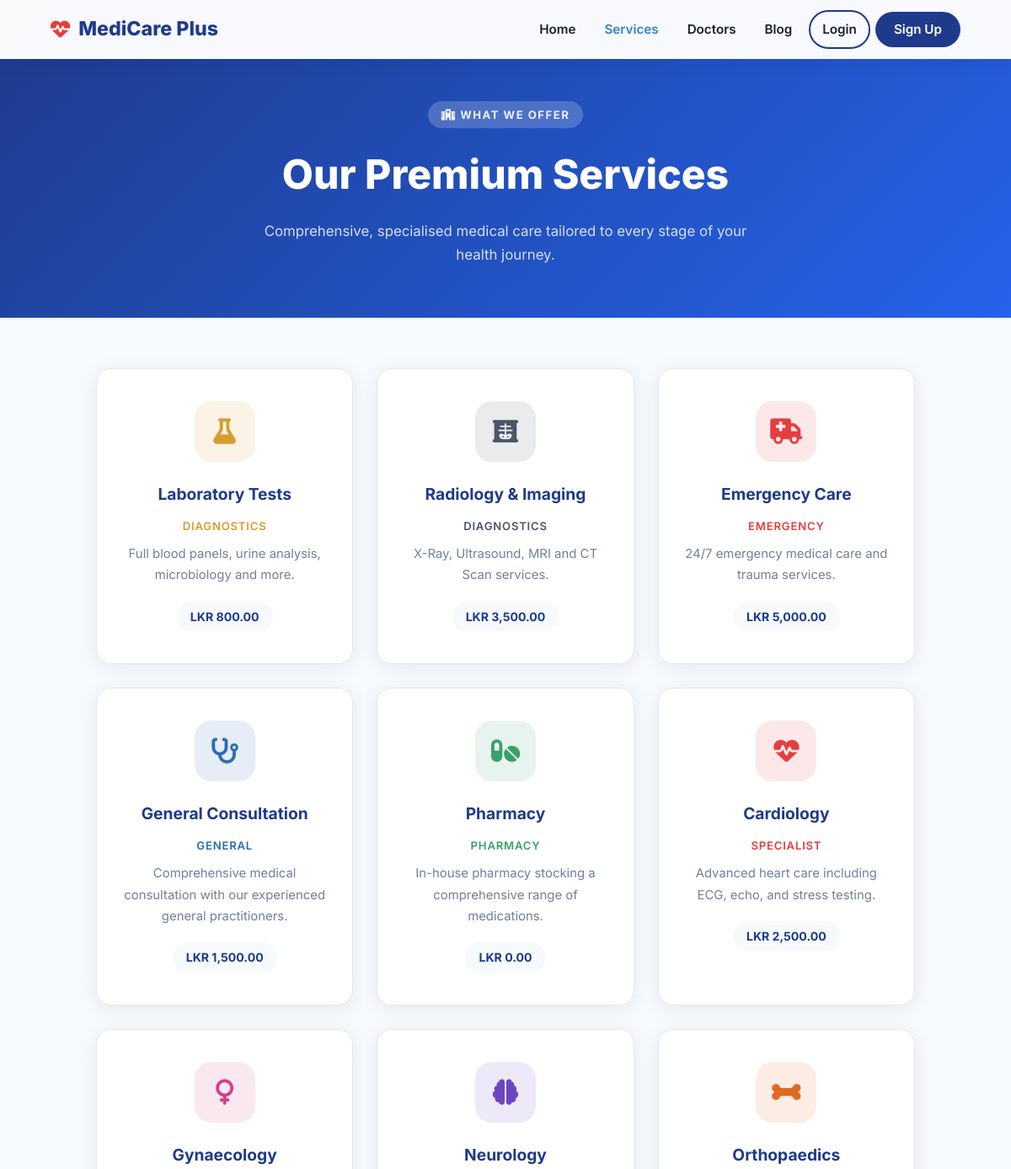
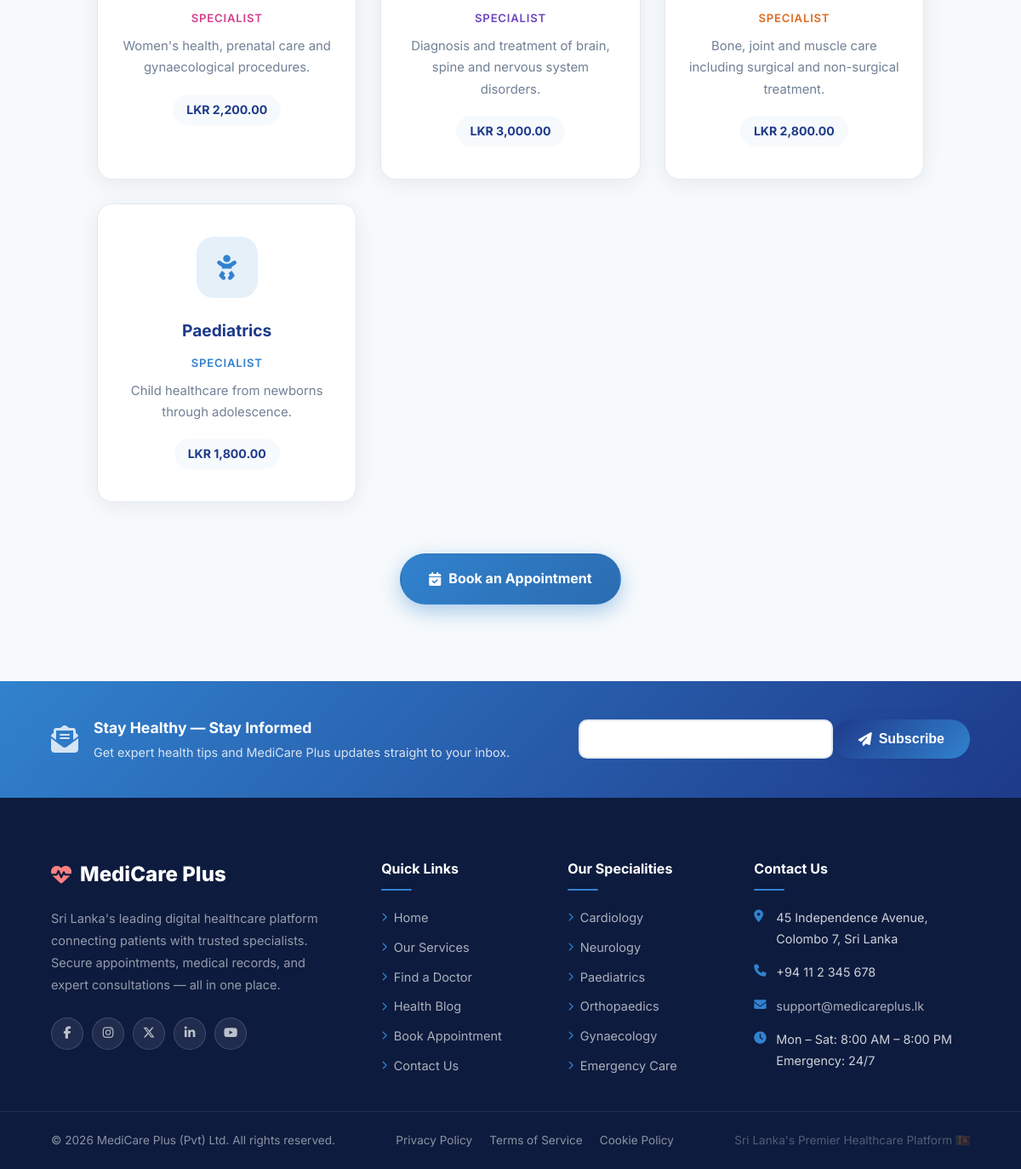
/services.php, run on the app's committed database (2 pictures, top to bottom).
### tables this page shows
CREATE TABLE IF NOT EXISTS `services` (
  `id`          INT UNSIGNED    NOT NULL AUTO_INCREMENT,
  `name`        VARCHAR(200)    NOT NULL,
  `category`    VARCHAR(100)    NOT NULL DEFAULT 'General',
  `description` TEXT            DEFAULT NULL,
  `price`       DECIMAL(10,2)   NOT NULL DEFAULT 0.00,
  `icon`        VARCHAR(100)    DEFAULT 'fa-notes-medical',
  `created_at`  TIMESTAMP       NOT NULL DEFAULT CURRENT_TIMESTAMP,
  PRIMARY KEY (`id`)
);

### services.php (the view, shortened to what this page needs)
<?php
include 'header.php';
$serviceIcons = [
    'Cardiology'    => ['fa-heart-pulse',    '#e53e3e'],
    'Neurology'     => ['fa-brain',          '#6b46c1'],
    'Paediatrics'   => ['fa-baby',           '#3182ce'],
    'General'       => ['fa-stethoscope',    '#2b6cb0'],
    'Laboratory'    => ['fa-flask',          '#d69e2e'],
    'Radiology'     => ['fa-x-ray',          '#4a5568'],
    'Pharmacy'      => ['fa-pills',          '#38a169'],
    'Emergency'     => ['fa-truck-medical',  '#e53e3e'],
    'Gynaecology'   => ['fa-venus',          '#d53f8c'],
    'Orthopaedics'  => ['fa-bone',           '#dd6b20'],
];
$services = [];
if (isset($conn) && $conn) {
    try {
        $r = $conn->query("SELECT * FROM services ORDER BY category, name");
        if ($r) $services = $r->fetch_all(MYSQLI_ASSOC);
    } catch (Exception $e) {}
}
?>
<div class="page-hero" data-aos="fade-up">
    <span class="section-tag light"><i class="fas fa-hospital"></i> What We Offer</span>
    <h1>Our Premium Services</h1>
    <p>Comprehensive, specialised medical care tailored to every stage of your health journey.</p>
</div>
<div class="home-section" style="padding-top:60px;">
<?php if (empty($services)): ?>
    <div style="text-align:center;padding:60px;background:#fff;border-radius:18px;box-shadow:var(--card-shadow);">
        <i class="fas fa-database" style="font-size:3rem;color:var(--text-muted);opacity:.4;display:block;margin-bottom:16px;"></i>
        <h3 style="color:var(--text-muted);">No services found.</h3>
        <p style="color:var(--text-muted);margin-top:8px;">Please import <code>medicare_databs.sql</code> in phpMyAdmin.</p>
    </div>
<?php else: ?>
    <div class="services-grid">
        <?php $delay=0; foreach ($services as $svc):
            $matched = null;
            foreach ($serviceIcons as $k => $v) {
                if (stripos($svc['name'],$k)!==false || stripos($svc['category'],$k)!==false) { $matched=$v; break; }
            }
            $icon  = $matched ? $matched[0] : ($svc['icon'] ?? 'fa-notes-medical');
            $color = $matched ? $matched[1] : '#3182ce';
            $delay = ($delay >= 500) ? 0 : $delay + 80;
        ?>
        <div class="svc-card" style="--ic:<?= $color ?>" data-aos="fade-up" data-aos-delay="<?= $delay ?>">
            <div class="svc-icon"><i class="fas <?= $icon ?>"></i></div>
            <h4><?= htmlspecialchars($svc['name']) ?></h4>
            <p class="svc-category" style="color:<?= $color ?>;font-weight:600;font-size:.82rem;text-transform:uppercase;letter-spacing:.8px;margin-bottom:10px;">
                <?= htmlspecialchars($svc['category'] ?? 'General') ?>
            </p>
            <p><?= htmlspecialchars($svc['description'] ?? '') ?></p>
            <div class="svc-fee">LKR <?= number_format($svc['price'] ?? 0, 2) ?></div>
        </div>
        <?php endforeach; ?>
    </div>
<?php endif; ?>
    <div class="section-cta" data-aos="zoom-in" style="margin-top:60px;">
        <a href="book_appointment.php" class="btn-hero-primary"><i class="fas fa-calendar-check"></i> Book an Appointment</a>
    </div>
</div>
<link href="https://unpkg.com/aos@2.3.1/dist/aos.css" rel="stylesheet">
<?php include 'footer.php'; ?>

### assets/css/HomeStyles.css (style rules this page uses)
:root { --primary-dark: #1e3a8a; --secondary-blue: #3182ce; --accent-green: #38a169; --accent-red: #e53e3e; --text-dark: #1a202c; --text-muted: #718096; --soft-bg: #f7fafc; --border: #e2e8f0; --card-shadow: 0 4px 24px rgba(0,0,0,0.07); --hover-shadow: 0 16px 48px rgba(0,0,0,0.13); --radius: 18px; --transition: 0.35s cubic-bezier(.4,0,.2,1); --footer-dark: #0d1b3e; --footer-mid: #122458; }
*, *::before, *::after { box-sizing: border-box; margin: 0; padding: 0; }
html { scroll-behavior: smooth; }
body { font-family: 'Segoe UI', system-ui, -apple-system, sans-serif; background: #f7fafc; color: var(--text-dark); line-height: 1.7; overflow-x: hidden; }
a { text-decoration: none; color: inherit; }
.btn-hero-primary { display: inline-flex; align-items: center; gap: 9px; background: linear-gradient(135deg, #3182ce, #2b6cb0); color: #fff; padding: 14px 32px; border-radius: 50px; font-weight: 700; font-size: 1rem; box-shadow: 0 8px 24px rgba(49,130,206,.4); transition: all .3s; border: 2px solid transparent; }
.home-section { padding: 90px 5%; max-width: 1280px; margin: 0 auto; }
.section-tag { display: inline-block; background: #ebf8ff; color: var(--secondary-blue); font-size: .82rem; font-weight: 700; text-transform: uppercase; letter-spacing: 1.5px; padding: 5px 16px; border-radius: 50px; margin-bottom: 14px; }
.section-tag.light { background: rgba(255,255,255,.2); color: rgba(255,255,255,.9); }
.section-cta { text-align: center; margin-top: 48px; }
.services-grid { display: grid; grid-template-columns: repeat(auto-fit, minmax(290px,1fr)); gap: 28px; max-width: 1200px; margin: 0 auto; padding: 0 5%; }
.svc-card { background: #fff; border-radius: var(--radius); padding: 38px 28px; text-align: center; box-shadow: var(--card-shadow); border: 1px solid var(--border); transition: all var(--transition); position: relative; overflow: hidden; }
.svc-card::before { content: ''; position: absolute; top: 0; left: 0; right: 0; height: 4px; background: var(--ic, var(--secondary-blue)); border-radius: var(--radius) var(--radius) 0 0; transform: scaleX(0); transform-origin: left; transition: transform .4s; }
.svc-icon { width: 72px; height: 72px; border-radius: 20px; margin: 0 auto 22px; display: flex; align-items: center; justify-content: center; background: color-mix(in srgb, var(--ic) 12%, white); font-size: 1.9rem; color: var(--ic); transition: transform .3s; }
.svc-card h4 { font-size: 1.2rem; font-weight: 700; color: var(--primary-dark); margin-bottom: 10px; }
.svc-card p { color: var(--text-muted); font-size: .93rem; margin-bottom: 18px; }
.svc-fee { display: inline-block; background: var(--soft-bg); color: var(--primary-dark); font-weight: 700; padding: 6px 16px; border-radius: 50px; font-size: .88rem; }
.page-hero { background: linear-gradient(135deg, var(--primary-dark), #2563eb); padding: 120px 5% 60px; text-align: center; color: #fff; margin-bottom: 0; }
.page-hero h1 { font-size: clamp(2rem,5vw,3rem); font-weight: 800; margin-bottom: 12px; }
.page-hero p { opacity: .82; font-size: 1.05rem; max-width: 600px; margin: 0 auto; }

### header.php (style rules this page uses)
body { font-family: 'Inter', 'Segoe UI', system-ui, sans-serif; }

### data on the page
services: name "Laboratory Tests", category "DIAGNOSTICS", description "Full blood panels, urine analysis, microbiology and more.", price "800.00"
services: name "Radiology & Imaging", category "DIAGNOSTICS", description "X-Ray, Ultrasound, MRI and CT Scan services.", price "3,500.00"
services: name "Emergency Care", category "EMERGENCY", description "24/7 emergency medical care and trauma services.", price "5,000.00"
services: name "General Consultation", category "GENERAL", description "Comprehensive medical consultation with our experienced general practitioners.", price "1,500.00"
services: name "Pharmacy", category "PHARMACY", description "In-house pharmacy stocking a comprehensive range of medications.", price "0.00"
services: name "Cardiology", category "SPECIALIST", description "Advanced heart care including ECG, echo, and stress testing.", price "2,500.00"
services: name "Gynaecology", category "SPECIALIST", description "Women's health, prenatal care and gynaecological procedures.", price "2,200.00"
services: name "Neurology", category "SPECIALIST", description "Diagnosis and treatment of brain, spine and nervous system disorders.", price "3,000.00"
services: name "Orthopaedics", category "SPECIALIST", description "Bone, joint and muscle care including surgical and non-surgical treatment.", price "2,800.00"
services: name "Paediatrics", category "SPECIALIST", description "Child healthcare from newborns through adolescence.", price "1,800.00"
